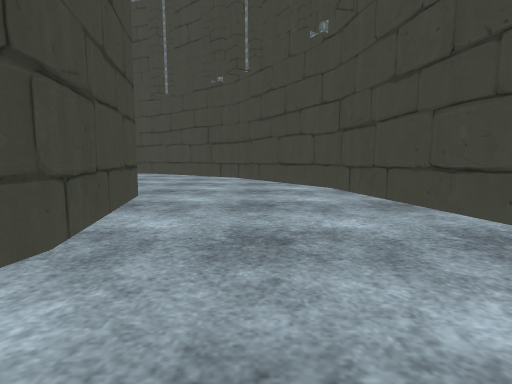
view 1 (above)

12 first-person views from a walk through a Unity game level. The camera is 0.68 m above the floor, tilts 6° down and sees 80° across. The floor is counted in squares, 1 m on a side. Each view is taken from the middle of a square. On the plan, view 1 faces up. The plan holds only what a view shows up to about 10 squares ahead; the rest is blank. The place goes on beyond the plan. Some animated figures are left out. Door leaves are left out, so doorways stand open. Some surface patterns are stand-ins.

view 2
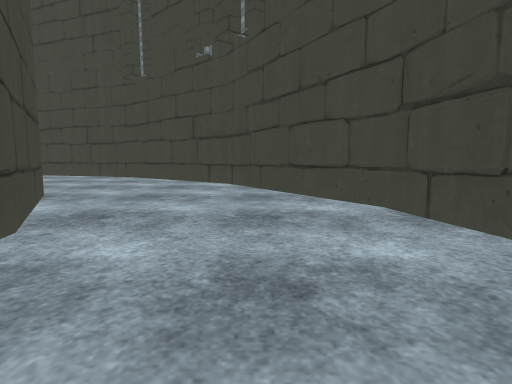

view 3
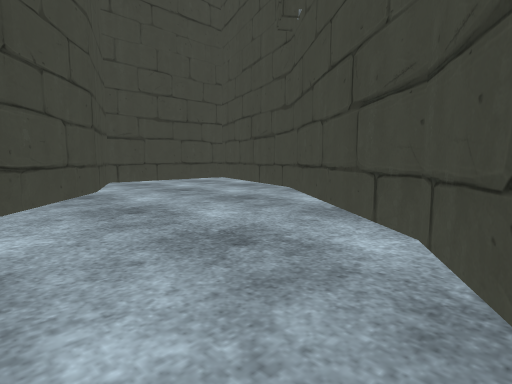

view 4
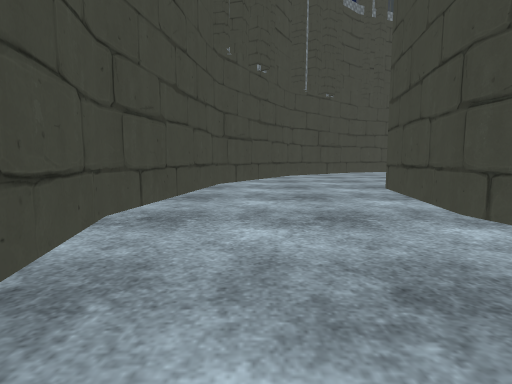

view 5
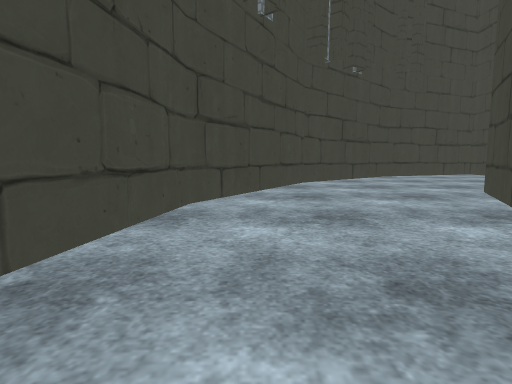

view 6
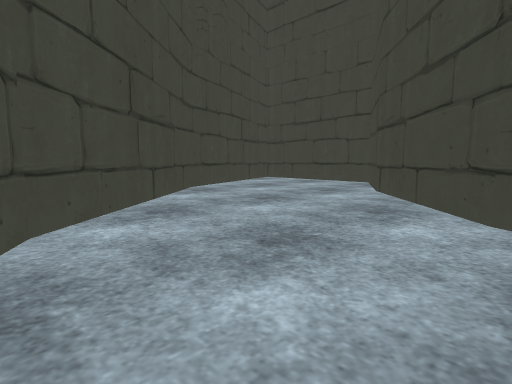

view 7
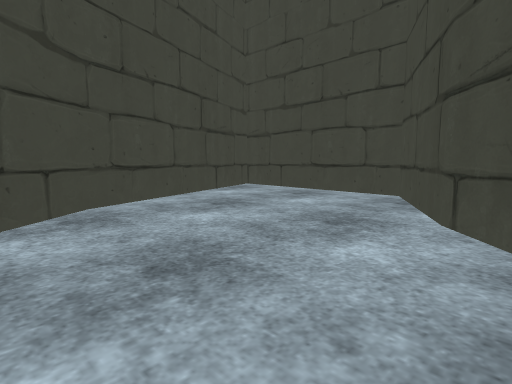

view 8
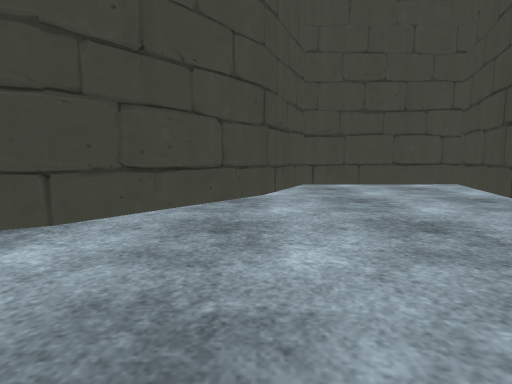

view 9
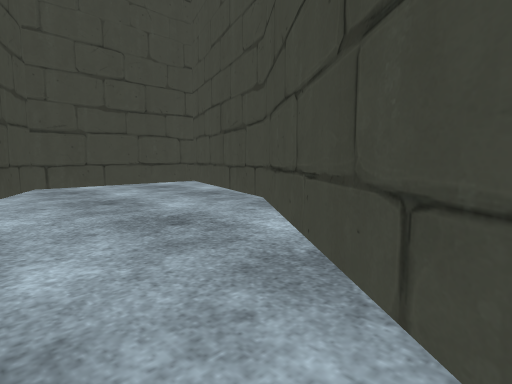

view 10
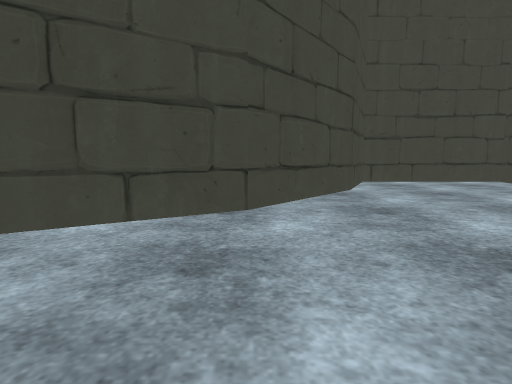

view 11
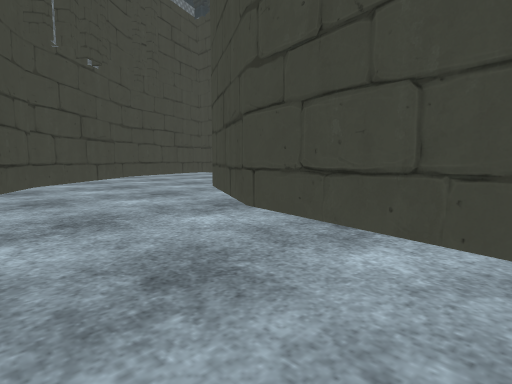

view 12
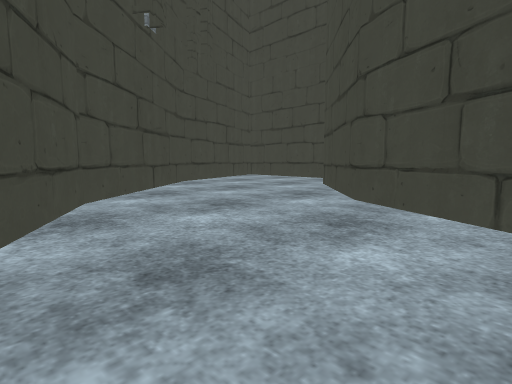

### Floor plan
Points are (right, up) in squares from view 1. A wall is a line through its corners. A room is listed if a view was taken in it or the views show most of it. See-through windows are left out.
Room 1 (views 1, 2, 3, 4, 5, 6, 7, 8, 9, 10, 11, 12)
walls: (-6.5, -6.8) (-9, -8.1) (-9.1, -12.4) (-4.3, -10.6) (-0.4, -7.2) (2, -2.7) (2.8, 2.4) (1.8, 7.4) (-0.8, 11.8) (-4.8, 15) (-9.5, 16.7) (-9.5, 12.3) (-6.9, 11.2) (-4.1, 8.9) (-2.3, 5.8) (-1.6, 2.3) (-2.1, -1.3) (-3.9, -4.5) (-6.6, -6.9)

Where each view was taken, in squares from view 1:
view 1: 0 up, 0 right, facing up
view 2: 3 up, 0 right, facing up
view 3: 9 up, 0 right, facing up-left
view 4: 6 up, 1 right, facing down
view 5: 2 up, 1 right, facing down
view 6: 4 down, 0 right, facing down-left
view 7: 6 down, 3 left, facing down-left
view 8: 11 up, 1 left, facing left
view 9: 11 up, 1 left, facing up-left
view 10: 9 up, 0 right, facing left
view 11: 2 up, 1 right, facing down-left
view 12: 2 down, 1 right, facing down-left
